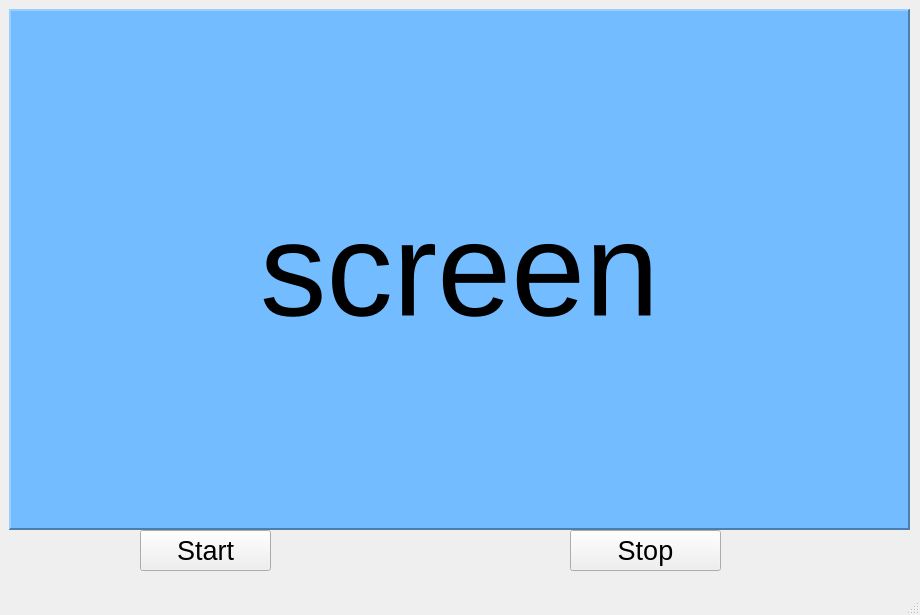
<?xml version="1.0" encoding="UTF-8"?>
<ui version="4.0">
 <class>MainWindow</class>
 <widget class="QMainWindow" name="MainWindow">
  <property name="geometry">
   <rect>
    <x>0</x>
    <y>0</y>
    <width>920</width>
    <height>615</height>
   </rect>
  </property>
  <property name="windowTitle">
   <string>MainWindow</string>
  </property>
  <widget class="QWidget" name="centralwidget">
   <widget class="QLabel" name="Screen">
    <property name="geometry">
     <rect>
      <x>9</x>
      <y>9</y>
      <width>901</width>
      <height>521</height>
     </rect>
    </property>
    <property name="font">
     <font>
      <pointsize>100</pointsize>
     </font>
    </property>
    <property name="layoutDirection">
     <enum>Qt::LeftToRight</enum>
    </property>
    <property name="styleSheet">
     <string notr="true">background-color: rgb(115, 188, 255);</string>
    </property>
    <property name="frameShape">
     <enum>QFrame::Panel</enum>
    </property>
    <property name="frameShadow">
     <enum>QFrame::Raised</enum>
    </property>
    <property name="lineWidth">
     <number>2</number>
    </property>
    <property name="midLineWidth">
     <number>0</number>
    </property>
    <property name="text">
     <string>screen</string>
    </property>
    <property name="scaledContents">
     <bool>true</bool>
    </property>
    <property name="alignment">
     <set>Qt::AlignCenter</set>
    </property>
   </widget>
   <widget class="QPushButton" name="Button_start">
    <property name="geometry">
     <rect>
      <x>140</x>
      <y>530</y>
      <width>131</width>
      <height>41</height>
     </rect>
    </property>
    <property name="font">
     <font>
      <pointsize>20</pointsize>
     </font>
    </property>
    <property name="text">
     <string>Start</string>
    </property>
   </widget>
   <widget class="QPushButton" name="Button_stop">
    <property name="geometry">
     <rect>
      <x>570</x>
      <y>530</y>
      <width>151</width>
      <height>41</height>
     </rect>
    </property>
    <property name="font">
     <font>
      <pointsize>20</pointsize>
     </font>
    </property>
    <property name="text">
     <string>Stop</string>
    </property>
   </widget>
  </widget>
  <widget class="QMenuBar" name="menubar">
   <property name="geometry">
    <rect>
     <x>0</x>
     <y>0</y>
     <width>920</width>
     <height>21</height>
    </rect>
   </property>
  </widget>
  <widget class="QStatusBar" name="statusbar"/>
 </widget>
 <resources/>
 <connections/>
</ui>
